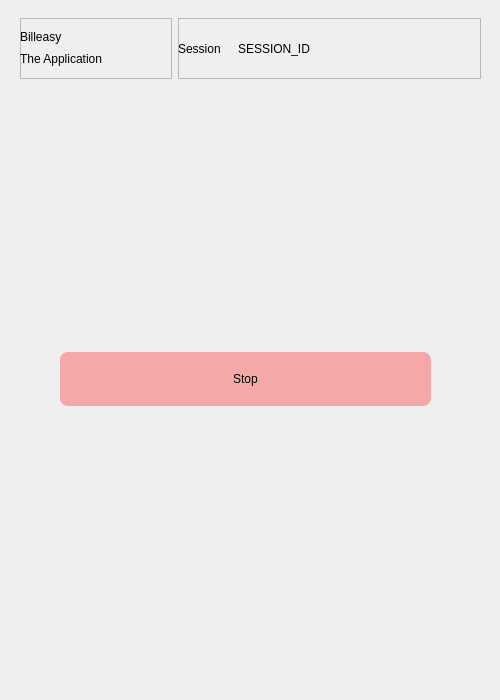
<?xml version="1.0" encoding="UTF-8"?>
<ui version="4.0">
 <class>Dialog</class>
 <widget class="QDialog" name="Dialog">
  <property name="geometry">
   <rect>
    <x>0</x>
    <y>0</y>
    <width>500</width>
    <height>700</height>
   </rect>
  </property>
  <property name="windowTitle">
   <string>Dialog</string>
  </property>
  <widget class="QWidget" name="sessionLayout" native="true">
   <property name="geometry">
    <rect>
     <x>-400</x>
     <y>-502</y>
     <width>1000</width>
     <height>1400</height>
    </rect>
   </property>
   <property name="styleSheet">
    <string notr="true">QWidget#indexLayout {
	background: qlineargradient(spread:pad, x1:0, y1:0, x2:1, y2:1, stop:0 rgba(141, 176, 255, 255), stop:1 rgba(255, 236, 202, 255));
}</string>
   </property>
   <widget class="QWidget" name="verticalLayoutWidget">
    <property name="geometry">
     <rect>
      <x>460</x>
      <y>590</y>
      <width>371</width>
      <height>581</height>
     </rect>
    </property>
    <layout class="QVBoxLayout" name="verticalLayout">
     <item>
      <spacer name="verticalSpacer_3">
       <property name="orientation">
        <enum>Qt::Vertical</enum>
       </property>
       <property name="sizeHint" stdset="0">
        <size>
         <width>20</width>
         <height>40</height>
        </size>
       </property>
      </spacer>
     </item>
     <item>
      <widget class="QPushButton" name="stopBtn">
       <property name="cursor">
        <cursorShape>PointingHandCursor</cursorShape>
       </property>
       <property name="styleSheet">
        <string notr="true">* {
	border-radius: 8px;
	font: 12pt &quot;MS Shell Dlg 2&quot;;
	background: rgba(255, 0, 0, 0.3);
	padding: 20px;
}

*:hover {
	background: rgba(255, 0, 0, 0.6);
}</string>
       </property>
       <property name="text">
        <string>Stop</string>
       </property>
      </widget>
     </item>
     <item>
      <spacer name="verticalSpacer">
       <property name="orientation">
        <enum>Qt::Vertical</enum>
       </property>
       <property name="sizeHint" stdset="0">
        <size>
         <width>20</width>
         <height>40</height>
        </size>
       </property>
      </spacer>
     </item>
    </layout>
   </widget>
   <widget class="QWidget" name="horizontalLayoutWidget_2">
    <property name="geometry">
     <rect>
      <x>420</x>
      <y>520</y>
      <width>461</width>
      <height>61</height>
     </rect>
    </property>
    <layout class="QHBoxLayout" name="horizontalLayout_3" stretch="1,2">
     <item>
      <layout class="QVBoxLayout" name="verticalLayout_3">
       <property name="spacing">
        <number>0</number>
       </property>
       <item>
        <widget class="QFrame" name="frame">
         <property name="frameShape">
          <enum>QFrame::StyledPanel</enum>
         </property>
         <property name="frameShadow">
          <enum>QFrame::Raised</enum>
         </property>
         <widget class="QLabel" name="title">
          <property name="geometry">
           <rect>
            <x>0</x>
            <y>-2</y>
            <width>111</width>
            <height>41</height>
           </rect>
          </property>
          <property name="styleSheet">
           <string notr="true">font: 24pt &quot;MS Shell Dlg 2&quot;;</string>
          </property>
          <property name="text">
           <string>Billeasy</string>
          </property>
         </widget>
         <widget class="QLabel" name="subtitle">
          <property name="geometry">
           <rect>
            <x>0</x>
            <y>30</y>
            <width>101</width>
            <height>21</height>
           </rect>
          </property>
          <property name="styleSheet">
           <string notr="true">font: 10pt &quot;MS Shell Dlg 2&quot;;</string>
          </property>
          <property name="text">
           <string>The Application</string>
          </property>
         </widget>
        </widget>
       </item>
      </layout>
     </item>
     <item>
      <layout class="QVBoxLayout" name="verticalLayout_2">
       <item>
        <widget class="QFrame" name="frame_2">
         <property name="frameShape">
          <enum>QFrame::StyledPanel</enum>
         </property>
         <property name="frameShadow">
          <enum>QFrame::Raised</enum>
         </property>
         <widget class="QLabel" name="sessTextLbl">
          <property name="geometry">
           <rect>
            <x>0</x>
            <y>0</y>
            <width>51</width>
            <height>61</height>
           </rect>
          </property>
          <property name="styleSheet">
           <string notr="true">font: 11pt &quot;MS Shell Dlg 2&quot;;</string>
          </property>
          <property name="text">
           <string>Session</string>
          </property>
         </widget>
         <widget class="QLabel" name="sessIdLbl">
          <property name="geometry">
           <rect>
            <x>60</x>
            <y>0</y>
            <width>181</width>
            <height>61</height>
           </rect>
          </property>
          <property name="styleSheet">
           <string notr="true">font: 11pt &quot;MS Shell Dlg 2&quot;;</string>
          </property>
          <property name="text">
           <string>SESSION_ID</string>
          </property>
         </widget>
        </widget>
       </item>
      </layout>
     </item>
    </layout>
   </widget>
  </widget>
 </widget>
 <resources/>
 <connections/>
</ui>
